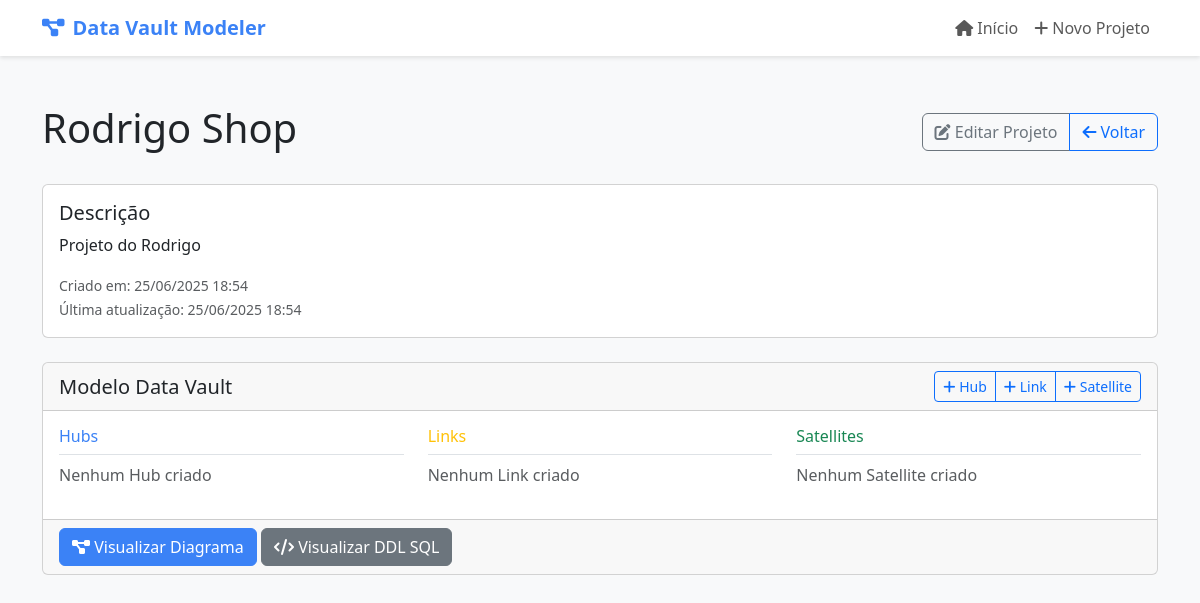
/project/4/, run on the app's committed database.
### modeler/models.py (models this page shows, shortened)
class Project(models.Model):
    name = models.CharField(max_length=100)
    description = models.TextField(blank=True)
    created_at = models.DateTimeField(auto_now_add=True)
    updated_at = models.DateTimeField(auto_now=True)

### modeler/views.py (the view)
# urls.py: path('project/<int:pk>/', views.project_detail, name='project_detail'),
def project_detail(request, pk):
    project = get_object_or_404(Project, pk=pk)
    context = {
        'project': project,
        'hubs': project.hubs.all(),
        'links': project.links.all(),
        'satellites': project.satellites.all()
    }
    return render(request, 'modeler/project_detail.html', context)

### modeler/templates/modeler/project_detail.html (shortened to what this page needs)
{% extends "modeler/base.html" %}
{% block content %}
<div class="container mt-4">
    <div class="d-flex justify-content-between align-items-center mb-4">
        <h1>{{ project.name }}</h1>
        <div class="btn-group">
            <a href="{% url 'project_update' project.pk %}" class="btn btn-outline-secondary">
                <i class="fas fa-edit"></i> Editar Projeto
            </a>
            <a href="{% url 'project_list' %}" class="btn btn-outline-primary">
                <i class="fas fa-arrow-left"></i> Voltar
            </a>
        </div>
    </div>
    <div class="row mb-4">
        <div class="col">
            <div class="card">
                <div class="card-body">
                    <h5 class="card-title">Descrição</h5>
                    <p class="card-text">{{ project.description|default:"Sem descrição" }}</p>
                    <p class="card-text">
                        <small class="text-muted">
                            Criado em: {{ project.created_at|date:"d/m/Y H:i" }}<br>
                            Última atualização: {{ project.updated_at|date:"d/m/Y H:i" }}
                        </small>
                    </p>
                </div>
            </div>
        </div>
    </div>
    <div class="row mb-4">
        <div class="col">
            <div class="card">
                <div class="card-header d-flex justify-content-between align-items-center">
                    <h5 class="mb-0">Modelo Data Vault</h5>
                    <div class="btn-group">
                        <a href="{% url 'create_hub' project_pk=project.pk %}" class="btn btn-sm btn-outline-primary">
                            <i class="fas fa-plus"></i> Hub
                        </a>
                        <a href="{% url 'create_link' project_pk=project.pk %}" class="btn btn-sm btn-outline-primary">
                            <i class="fas fa-plus"></i> Link
                        </a>
                        <a href="{% url 'create_satellite' project_pk=project.pk %}" class="btn btn-sm btn-outline-primary">
                            <i class="fas fa-plus"></i> Satellite
                        </a>
                    </div>
                </div>
                <div class="card-body">
                    <div class="row">
                        <div class="col-md-4">
                            <h6 class="border-bottom pb-2 text-primary">Hubs</h6>
                            {% if hubs %}
                                <ul class="list-unstyled">
                                    {% for hub in hubs %}
                                        <li class="mb-2">
                                            <div class="d-flex justify-content-between align-items-center">
                                                <span>{{ hub.name }}</span>
                                                <div class="btn-group btn-group-sm">
                                                    <a href="{% url 'update_hub' hub.pk %}" class="btn btn-outline-secondary">
                                                        <i class="fas fa-edit"></i>
                                                    </a>
                                                    <a href="{% url 'delete_hub' hub.pk %}" class="btn btn-outline-danger">
                                                        <i class="fas fa-trash"></i>
                                                    </a>
                                                </div>
                                            </div>
                                        </li>
                                    {% endfor %}
                                </ul>
                            {% else %}
                                <p class="text-muted">Nenhum Hub criado</p>
                            {% endif %}
                        </div>
                        <div class="col-md-4">
                            <h6 class="border-bottom pb-2 text-warning">Links</h6>
                            {% if links %}
                                <ul class="list-unstyled">
                                    {% for link in links %}
                                        <li class="mb-2">
                                            <div class="d-flex justify-content-between align-items-center">
                                                <span>{{ link.name }}</span>
                                                <div class="btn-group btn-group-sm">
                                                    <a href="{% url 'update_link' link.pk %}" class="btn btn-outline-secondary">
                                                        <i class="fas fa-edit"></i>
                                                    </a>
                                                    <a href="{% url 'delete_link' link.pk %}" class="btn btn-outline-danger">
                                                        <i class="fas fa-trash"></i>
                                                    </a>
                                                </div>
                                            </div>
                                        </li>
                                    {% endfor %}
                                </ul>
                            {% else %}
                                <p class="text-muted">Nenhum Link criado</p>
                            {% endif %}
                        </div>
                        <div class="col-md-4">
                            <h6 class="border-bottom pb-2 text-success">Satellites</h6>
                            {% if satellites %}
                                <ul class="list-unstyled">
                                    {% for satellite in satellites %}
                                        <li class="mb-2">
                                            <div class="d-flex justify-content-between align-items-center">
                                                <span>{{ satellite.name }}</span>
                                                <div class="btn-group btn-group-sm">
                                                    <a href="{% url 'update_satellite' satellite.pk %}" class="btn btn-outline-secondary">
                                                        <i class="fas fa-edit"></i>
                                                    </a>
                                                    <a href="{% url 'delete_satellite' satellite.pk %}" class="btn btn-outline-danger">
                                                        <i class="fas fa-trash"></i>
                                                    </a>
                                                </div>
                                            </div>
                                        </li>
                                    {% endfor %}
                                </ul>
                            {% else %}
                                <p class="text-muted">Nenhum Satellite criado</p>
                            {% endif %}
                        </div>
                    </div>
                </div>
                <div class="card-footer">
                    <a href="{% url 'visualize' project.pk %}" class="btn btn-primary">
                        <i class="fas fa-project-diagram"></i> Visualizar Diagrama
                    </a>
                    <a href="{% url 'view_ddl' project.pk %}" class="btn btn-secondary">
                        <i class="fas fa-code"></i> Visualizar DDL SQL
                    </a>
                </div>
            </div>
        </div>
    </div>
</div>
{% endblock %}

### modeler/templates/modeler/base.html (style rules this page uses)
:root { --bs-primary: #3b82f6; --bs-primary-rgb: 59, 130, 246; }
body { background-color: #f8f9fa; font-family: system-ui, -apple-system, "Segoe UI", Roboto, "Helvetica Neue", Arial, sans-serif; }
.card { transition: transform 0.2s, box-shadow 0.2s; }
.btn-primary { background-color: var(--bs-primary); border-color: var(--bs-primary); }
.text-primary { color: var(--bs-primary) !important; }

### data on the page
Project: name "Rodrigo Shop", description "Projeto do Rodrigo", created_at "25/06/2025 18:54", updated_at "25/06/2025 18:54"
